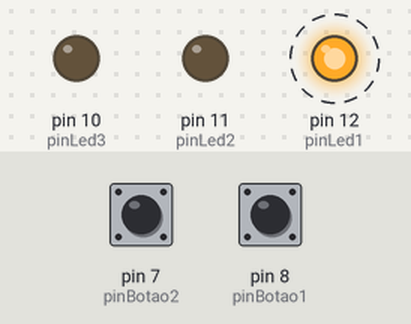
Simulated run of this sketch. Board: Arduino Uno, built with avr-gcc and run on an emulated ATmega328P. On the bench: output pins drawn as LEDs (lit = HIGH). Dashed ring = blinking. Inputs (shaded band) come from the test bench; at power-on: pin 7 (pinBotao2) HIGH, pin 8 (pinBotao1) HIGH.

Above: at 1.2 s.
1.3 s: pin 7 (pinBotao2) pulled LOW for 0.15 s
At 2.25 s:
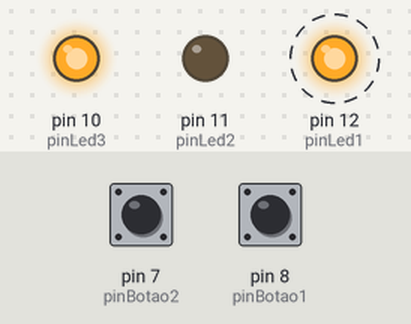
4.3 s: pin 8 (pinBotao1) pulled LOW for 0.15 s
At 4.37 s:
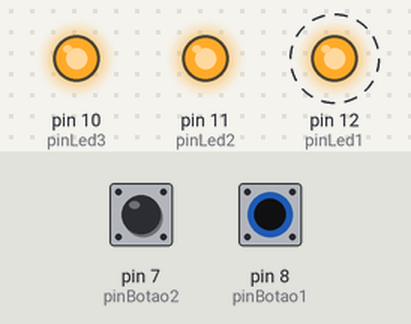
7.3 s: pin 8 (pinBotao1) pulled LOW for 1 s
At 8.9 s:
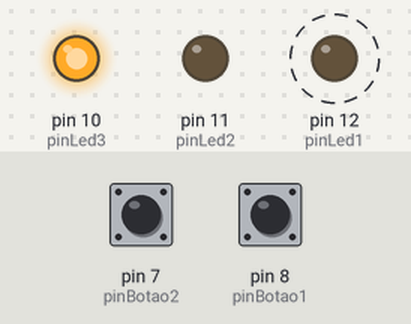
10.3 s: pin 8 (pinBotao1) pulled LOW for 3.2 s
At 10.9 s:
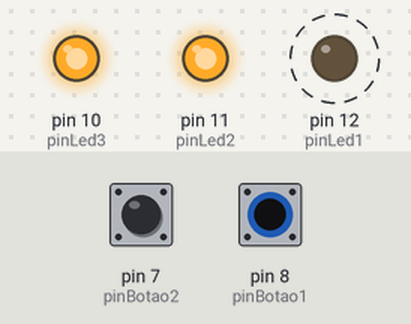
15.0 s: pin 7 (pinBotao2) pulled LOW for 1 s
At 15.79 s:
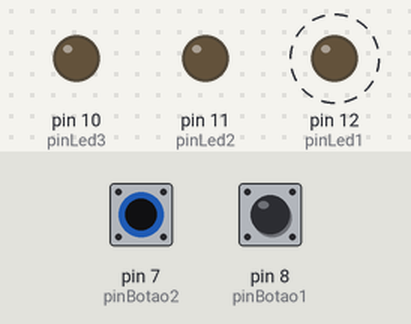
18.0 s: pin 8 (pinBotao1) pulled LOW for 0.15 s
At 18.07 s:
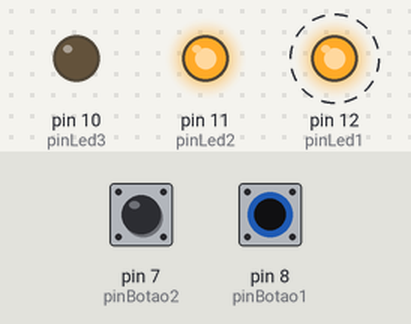
Timing chart, 0 to 22.0 s (numbered marks = the images above; inputs shaded):
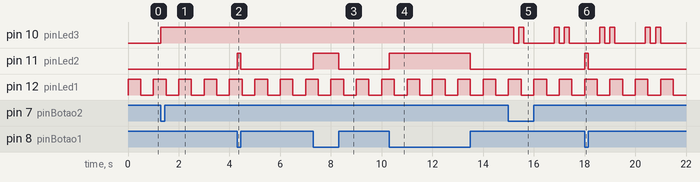

Measured:
- after the input at 1.3 s, pin 10 (pinLed3): LOW → HIGH at once
- after the input at 4.3 s, pin 11 (pinLed2): LOW → HIGH at once, → LOW 0.15 s later
- after the input at 7.3 s, pin 11 (pinLed2): LOW → HIGH at once, → LOW 1.0 s later
- after the input at 10.3 s, pin 11 (pinLed2): LOW → HIGH at once, → LOW 3.2 s later
- after the input at 15.0 s, pin 10 (pinLed3): goes LOW 0.20 s, HIGH 0.20 s, LOW 1.2 s, HIGH 0.20 s, LOW 0.20 s, HIGH 0.20 s, then LOW, starting after 0.20 s
- after the input at 18.0 s, pin 11 (pinLed2): LOW → HIGH at once, → LOW 0.15 s later
- by itself, pin 12 (pinLed1): alternates HIGH for 0.50 s and LOW for 0.50 s

The sketch:

multi-task01.ino
```cpp
#define pinLed1 12
#define pinLed2 11
#define pinLed3 10

#define pinBotao1 8
#define pinBotao2 7

void controlaLed1();
void controlaLed2();
void controlaLed3();

void setup() {
  pinMode(pinLed1, OUTPUT);
  pinMode(pinLed2, OUTPUT);
  pinMode(pinLed3, OUTPUT);

  pinMode(pinBotao1, INPUT_PULLUP);
  pinMode(pinBotao2, INPUT_PULLUP);

}

void controlaLed1() {
static unsigned long delayPisca;

  if ( (millis() - delayPisca) < 500){
  digitalWrite(pinLed1, HIGH);
  } else {
  digitalWrite(pinLed1, LOW);
  }
  if ( (millis() - delayPisca) >= 1000){
  delayPisca = millis();
  }

}

void controlaLed2() {
  digitalWrite (pinLed2, !digitalRead (pinBotao1));
}

void controlaLed3() {
static byte estado = 1;
static unsigned long delayBouce;
static bool estadoBotao = true;
static bool estadoAntBotao = true;
static unsigned long delayPisca;

  estadoBotao = digitalRead (pinBotao2);
  if ((!estadoBotao && estadoAntBotao) && ((millis() - delayBouce))){
      estado++;
      if (estado > 3) {
          estado = 1;
      }
      delayBouce = millis();
 }

 estadoAntBotao = estadoBotao;

 switch (estado) {
  case 1: {
    digitalWrite (pinLed3, LOW);
    break;
  }

  case 2: {
    digitalWrite (pinLed3, HIGH);
    break;
  }

  case 3: {
    if ((millis() - delayPisca) < 200) {
       digitalWrite (pinLed3, HIGH);
    }

    if ( ((millis() - delayPisca) >= 200) && ((millis() - delayPisca) < 400) ){
      digitalWrite (pinLed3, LOW);
    }

    if ( ((millis() - delayPisca) >= 400) && ((millis() - delayPisca) < 600) ){
       digitalWrite (pinLed3, HIGH);
    }

   if ( ((millis() - delayPisca) >= 600) && ((millis() - delayPisca) < 800) ){
       digitalWrite (pinLed3, LOW);
    }

    if ((millis() - delayPisca) >= 1800){
        delayPisca = millis();
    }

    break;
  }

 }

}

void loop() {
  controlaLed1();
  controlaLed2();
  controlaLed3();

}
```
